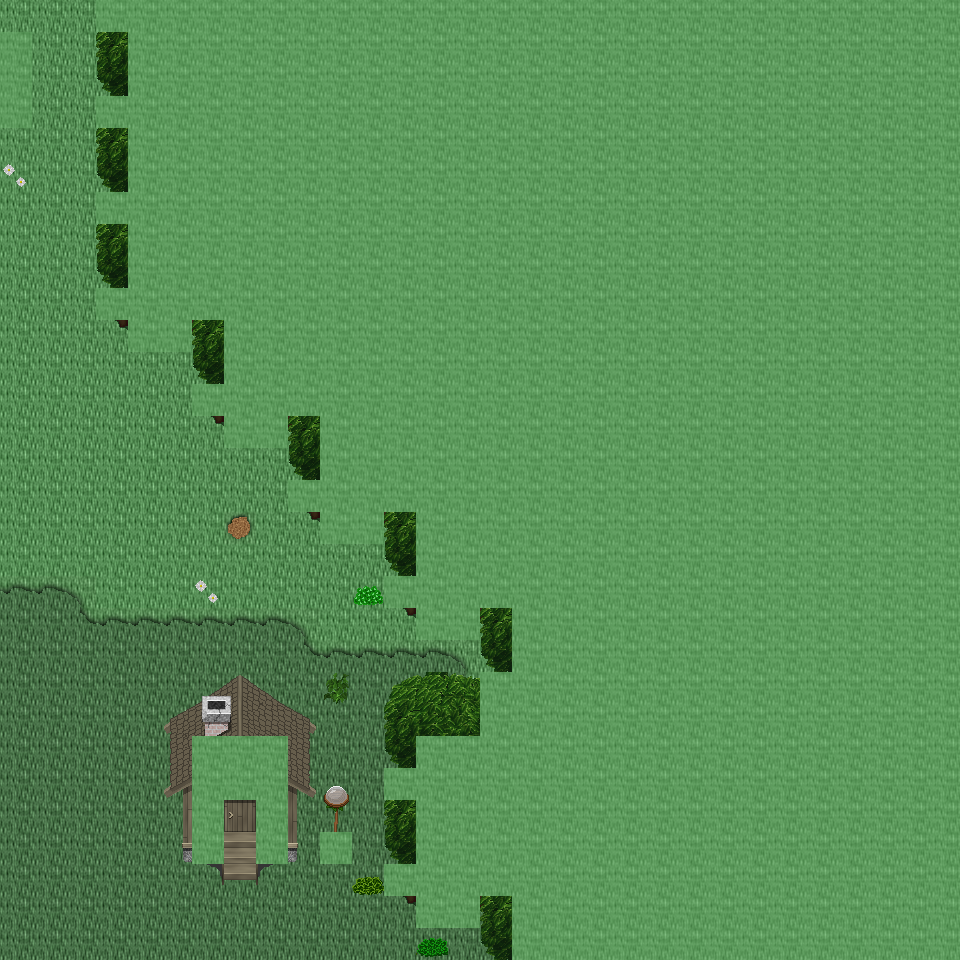

A level layout from a 2D game, rendered from its tile map. Below: a short description, then the map file with tile-grid data replaced by summaries:
An orthogonal 30x30 tile map with 32x32 px tiles, 6 tile layers (Ground, Object, Object2, Above, ...), 34 tilesets and 4 objects (4x mapExit).

<map version="1.0" orientation="orthogonal" renderorder="right-down" width="30" height="30" tilewidth="32" tileheight="32" nextobjectid="5">
  <tileset firstgid="1" name="tileset_ground_ground" tilewidth="32" tileheight="32" tilecount="33" columns="3">
    <image source="../drawable/tileset_ground_ground.png" width="96" height="352" />
  </tileset>
  <tileset firstgid="34" name="tileset_ground_grass_edges" tilewidth="32" tileheight="32" tilecount="36" columns="12">
    <image source="../drawable/tileset_ground_grass_edges.png" width="384" height="96" />
  </tileset>
  <tileset firstgid="70" name="tileset_ground_earth_edges" tilewidth="32" tileheight="32" tilecount="18" columns="6">
    <image source="../drawable/tileset_ground_earth_edges.png" width="192" height="96" />
  </tileset>
  <tileset firstgid="88" name="tileset_ground_grass_corners" tilewidth="32" tileheight="32" tilecount="24" columns="6">
    <image source="../drawable/tileset_ground_grass_corners.png" width="192" height="128" />
  </tileset>
  <tileset firstgid="112" name="tileset_plant_grasses" tilewidth="32" tileheight="32" tilecount="6" columns="3">
    <image source="../drawable/tileset_plant_grasses.png" width="96" height="64" />
  </tileset>
  <tileset firstgid="118" name="tileset_plant_flower_daisy_blue" tilewidth="32" tileheight="32" tilecount="8" columns="2">
    <image source="../drawable/tileset_plant_flower_daisy_blue.png" width="64" height="128" />
  </tileset>
  <tileset firstgid="126" name="tileset_plant_flower_daisy_yellow" tilewidth="32" tileheight="32" tilecount="8" columns="2">
    <image source="../drawable/tileset_plant_flower_daisy_yellow.png" width="64" height="128" />
  </tileset>
  <tileset firstgid="134" name="tileset_plant_bush_bushes" tilewidth="32" tileheight="32" tilecount="10" columns="5">
    <image source="../drawable/tileset_plant_bush_bushes.png" width="160" height="64" />
  </tileset>
  <tileset firstgid="144" name="tileset_plant_flower_daisy_red" tilewidth="32" tileheight="32" tilecount="8" columns="2">
    <image source="../drawable/tileset_plant_flower_daisy_red.png" width="64" height="128" />
  </tileset>
  <tileset firstgid="152" name="tileset_plant_flower_daisy_white" tilewidth="32" tileheight="32" tilecount="8" columns="2">
    <image source="../drawable/tileset_plant_flower_daisy_white.png" width="64" height="128" />
  </tileset>
  <tileset firstgid="160" name="tileset_logic_collision" tilewidth="32" tileheight="32" tilecount="1" columns="1">
    <image source="../drawable/tileset_logic_collision.png" width="32" height="32" />
  </tileset>
  <tileset firstgid="161" name="tileset_plant_stump_stump_brown" tilewidth="32" tileheight="32" tilecount="4" columns="2">
    <image source="../drawable/tileset_plant_stump_stump_brown.png" width="64" height="64" />
  </tileset>
  <tileset firstgid="165" name="tileset_plant_tree_tree_green" tilewidth="32" tileheight="32" tilecount="88" columns="8">
    <image source="../drawable/tileset_plant_tree_tree_green.png" width="256" height="352" />
  </tileset>
  <tileset firstgid="253" name="tileset_logic_item_resources" tilewidth="32" tileheight="32" tilecount="6" columns="6">
    <image source="../drawable/tileset_logic_item_resources.png" width="192" height="32" />
  </tileset>
  <tileset firstgid="259" name="tileset_logic_item_mushroom" tilewidth="32" tileheight="32" tilecount="6" columns="6">
    <image source="../drawable/tileset_logic_item_mushroom.png" width="192" height="32" />
  </tileset>
  <tileset firstgid="265" name="tileset_object_tent" tilewidth="32" tileheight="32" tilecount="9" columns="3">
    <image source="../drawable/tileset_object_tent.png" width="96" height="96" />
  </tileset>
  <tileset firstgid="274" name="tileset_logic_creature_albino_elf" tilewidth="32" tileheight="32" tilecount="5" columns="5">
    <image source="../drawable/tileset_logic_creature_albino_elf.png" width="160" height="32" />
  </tileset>
  <tileset firstgid="279" name="tileset_ground_ladder_vertical_dark" tilewidth="32" tileheight="32" tilecount="3" columns="3">
    <image source="../drawable/tileset_ground_ladder_vertical_dark.png" width="96" height="32" />
  </tileset>
  <tileset firstgid="282" name="tileset_ground_ladder_horizontal_dark" tilewidth="32" tileheight="32" tilecount="3" columns="1">
    <image source="../drawable/tileset_ground_ladder_horizontal_dark.png" width="32" height="96" />
  </tileset>
  <tileset firstgid="285" name="tileset_furniture_light_flames" tilewidth="32" tileheight="32" tilecount="6" columns="6">
    <image source="../drawable/tileset_furniture_light_flames.png" width="192" height="32" />
  </tileset>
  <tileset firstgid="291" name="tileset_furniture_table_tree_stump_table" tilewidth="32" tileheight="32" tilecount="4" columns="2">
    <image source="../drawable/tileset_furniture_table_tree_stump_table.png" width="64" height="64" />
  </tileset>
  <tileset firstgid="295" name="tileset_furniture_chair_stool" tilewidth="32" tileheight="32" tilecount="1" columns="1">
    <image source="../drawable/tileset_furniture_chair_stool.png" width="32" height="32" />
  </tileset>
  <tileset firstgid="296" name="tileset_logic_creature_ent" tilewidth="32" tileheight="32" tilecount="4" columns="4">
    <image source="../drawable/tileset_logic_creature_ent.png" width="128" height="32" />
  </tileset>
  <tileset firstgid="300" name="tileset_logic_creature_animal" tilewidth="32" tileheight="32" tilecount="32" columns="8">
    <image source="../drawable/tileset_logic_creature_animal.png" width="256" height="128" />
  </tileset>
  <tileset firstgid="332" name="tileset_logic_portal" tilewidth="32" tileheight="32" tilecount="24" columns="8">
    <image source="../drawable/tileset_logic_portal.png" width="256" height="96" />
  </tileset>
  <tileset firstgid="356" name="tileset_logic_item_herb" tilewidth="32" tileheight="32" tilecount="5" columns="5">
    <image source="../drawable/tileset_logic_item_herb.png" width="160" height="32" />
  </tileset>
  <tileset firstgid="361" name="tileset_ground_pothole" tilewidth="32" tileheight="32" tilecount="4" columns="4">
    <image source="../drawable/tileset_ground_pothole.png" width="128" height="32" />
  </tileset>
  <tileset firstgid="365" name="tileset_logic_creature_elemental" tilewidth="32" tileheight="32" tilecount="16" columns="8">
    <image source="../drawable/tileset_logic_creature_elemental.png" width="256" height="64" />
  </tileset>
  <tileset firstgid="381" name="tileset_plant_bush_bush_pinks" tilewidth="32" tileheight="32" tilecount="4" columns="2">
    <image source="../drawable/tileset_plant_bush_bush_pinks.png" width="64" height="64" />
  </tileset>
  <tileset firstgid="385" name="tileset_light_door_light" tilewidth="32" tileheight="32" tilecount="12" columns="3">
    <image source="../drawable/tileset_light_door_light.png" width="96" height="128" />
  </tileset>
  <tileset firstgid="397" name="tileset_light_dim_light_7x5" tilewidth="32" tileheight="32" tilecount="35" columns="7">
    <image source="../drawable/tileset_light_dim_light_7x5.png" width="224" height="160" />
  </tileset>
  <tileset firstgid="432" name="tileset_light_light_5x5" tilewidth="32" tileheight="32" tilecount="25" columns="5">
    <image source="../drawable/tileset_light_light_5x5.png" width="160" height="160" />
  </tileset>
  <tileset firstgid="457" name="tileset_furniture_light_roots_lamp" tilewidth="32" tileheight="32" tilecount="6" columns="2">
    <image source="../drawable/tileset_furniture_light_roots_lamp.png" width="64" height="96" />
  </tileset>
  <tileset firstgid="463" name="tileset_building_huts" tilewidth="32" tileheight="32" tilecount="338" columns="26">
    <image source="../drawable/tileset_building_huts.png" width="832" height="416" />
  </tileset>
  <layer name="Ground" width="30" height="30">
    <data>[900 cells, 900 non-empty, 2 distinct tile ids]</data>
  </layer>
  <layer name="Object" width="30" height="30">
    <data>[900 cells, 99 non-empty, 24 distinct tile ids]</data>
  </layer>
  <layer name="Object2" width="30" height="30">
    <data>[900 cells, 22 non-empty, 22 distinct tile ids]</data>
  </layer>
  <layer name="Above" width="30" height="30">
    <data>[900 cells, 649 non-empty, 36 distinct tile ids]</data>
  </layer>
  <layer name="Above2" width="30" height="30">
    <data>[900 cells, 0 non-empty, 0 distinct tile ids]</data>
  </layer>
  <layer name="Walkable" width="30" height="30">
    <data>[900 cells, 644 non-empty, 1 distinct tile ids]</data>
  </layer>
  <objectgroup name="MapEvents">
    <object id="1" name="north" type="mapExit" x="0" y="0" width="96" height="32">
      <properties>
        <property name="map" value="level_0_x122_y129" />
        <property name="x" value="0" />
        <property name="y" value="28" />
      </properties>
    </object>
    <object id="2" name="south" type="mapExit" x="0" y="928" width="512" height="32">
      <properties>
        <property name="map" value="level_0_x122_y131" />
        <property name="x" value="0" />
        <property name="y" value="1" />
      </properties>
    </object>
    <object id="3" name="west" type="mapExit" x="0" y="0" width="32" height="32">
      <properties>
        <property name="map" value="level_0_x121_y130" />
        <property name="x" value="28" />
        <property name="y" value="0" />
      </properties>
    </object>
    <object id="4" name="west2" type="mapExit" x="0" y="128" width="32" height="832">
      <properties>
        <property name="map" value="level_0_x121_y130" />
        <property name="x" value="28" />
        <property name="y" value="4" />
      </properties>
    </object>
  </objectgroup>
</map>
